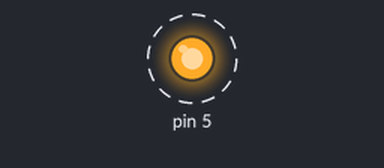
The sketch below on a simulated Arduino Uno, built with avr-gcc and run on an emulated ATmega328P. On the bench: output pins drawn as LEDs (lit = HIGH). Dashed ring = blinking. What the sketch prints to the serial monitor is not drawn.

Above: at 0.5 s.
Timing chart, 0 to 4.6 s (numbered marks = the images above):
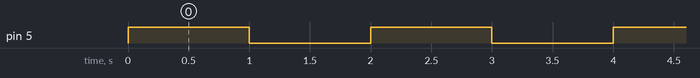

The sketch:

Relay_Test.ino
```cpp
#include <SPI.h>
#include "DHT.h"
#include "string.h"

#define DHTPIN 6
// Uncomment whatever type you're using!
#define DHTTYPE DHT11   // DHT 11

DHT dht(DHTPIN, DHTTYPE);


void setup(){
  dht.begin();
  Serial.begin(9600);

    Serial.println("Beginning ... ");

  digitalWrite(5, HIGH);
  pinMode(5,OUTPUT);


}

void loop(){
 delay(1000);
 digitalWrite(5, LOW);
 delay(1000);
 digitalWrite(5,HIGH);
}
```

Measured:
- by itself, pin 5: alternates HIGH for 1.0 s and LOW for 1.0 s
